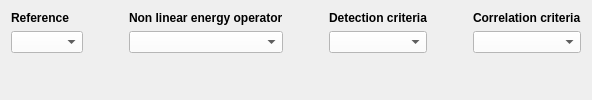
         <widget class="QWidget" name="tab">
          <attribute name="title">
           <string>Detection</string>
          </attribute>
          <layout class="QVBoxLayout" name="verticalLayout_37">
           <item>
            <layout class="QVBoxLayout" name="verticalLayout_36">
             <item>
              <layout class="QHBoxLayout" name="horizontalLayout_22">
               <item>
                <layout class="QVBoxLayout" name="verticalLayout_38">
                 <item>
                  <widget class="QLabel" name="label_30">
                   <property name="font">
                    <font>
                     <weight>75</weight>
                     <bold>true</bold>
                    </font>
                   </property>
                   <property name="text">
                    <string>Reference</string>
                   </property>
                  </widget>
                 </item>
                 <item>
                  <widget class="QComboBox" name="comboBox_2">
                   <property name="styleSheet">
                    <string notr="true">background-color: rgb(255, 255, 255);</string>
                   </property>
                  </widget>
                 </item>
                </layout>
               </item>
               <item>
                <spacer name="horizontalSpacer_17">
                 <property name="orientation">
                  <enum>Qt::Horizontal</enum>
                 </property>
                 <property name="sizeHint" stdset="0">
                  <size>
                   <width>40</width>
                   <height>20</height>
                  </size>
                 </property>
                </spacer>
               </item>
               <item>
                <layout class="QVBoxLayout" name="verticalLayout_35">
                 <item>
                  <widget class="QLabel" name="label_29">
                   <property name="font">
                    <font>
                     <weight>75</weight>
                     <bold>true</bold>
                    </font>
                   </property>
                   <property name="text">
                    <string>Non linear energy operator</string>
                   </property>
                  </widget>
                 </item>
                 <item>
                  <widget class="QComboBox" name="comboBox_noise">
                   <property name="styleSheet">
                    <string notr="true">background-color: rgb(255, 255, 255);</string>
                   </property>
                  </widget>
                 </item>
                </layout>
               </item>
               <item>
                <spacer name="horizontalSpacer_15">
                 <property name="orientation">
                  <enum>Qt::Horizontal</enum>
                 </property>
                 <property name="sizeHint" stdset="0">
                  <size>
                   <width>40</width>
                   <height>20</height>
                  </size>
                 </property>
                </spacer>
               </item>
               <item>
                <layout class="QVBoxLayout" name="verticalLayout_34">
                 <item>
                  <widget class="QLabel" name="label_28">
                   <property name="font">
                    <font>
                     <weight>75</weight>
                     <bold>true</bold>
                    </font>
                   </property>
                   <property name="text">
                    <string>Detection criteria</string>
                   </property>
                  </widget>
                 </item>
                 <item>
                  <widget class="QComboBox" name="comboBox_detection">
                   <property name="styleSheet">
                    <string notr="true">background-color: rgb(255, 255, 255);</string>
                   </property>
                  </widget>
                 </item>
                </layout>
               </item>
               <item>
                <spacer name="horizontalSpacer_16">
                 <property name="orientation">
                  <enum>Qt::Horizontal</enum>
                 </property>
                 <property name="sizeHint" stdset="0">
                  <size>
                   <width>40</width>
                   <height>20</height>
                  </size>
                 </property>
                </spacer>
               </item>
               <item>
                <layout class="QVBoxLayout" name="verticalLayout_33">
                 <item>
                  <widget class="QLabel" name="label_26">
                   <property name="font">
                    <font>
                     <weight>75</weight>
                     <bold>true</bold>
                    </font>
                   </property>
                   <property name="text">
                    <string>Correlation criteria</string>
                   </property>
                  </widget>
                 </item>
                 <item>
                  <widget class="QComboBox" name="comboBox_correlation">
                   <property name="styleSheet">
                    <string notr="true">background-color: rgb(255, 255, 255);</string>
                   </property>
                  </widget>
                 </item>
                </layout>
               </item>
              </layout>
             </item>
             <item>
              <spacer name="verticalSpacer_21">
               <property name="orientation">
                <enum>Qt::Vertical</enum>
               </property>
               <property name="sizeHint" stdset="0">
                <size>
                 <width>17</width>
                 <height>17</height>
                </size>
               </property>
              </spacer>
             </item>
            </layout>
           </item>
          </layout>
          <zorder></zorder>
         </widget>
